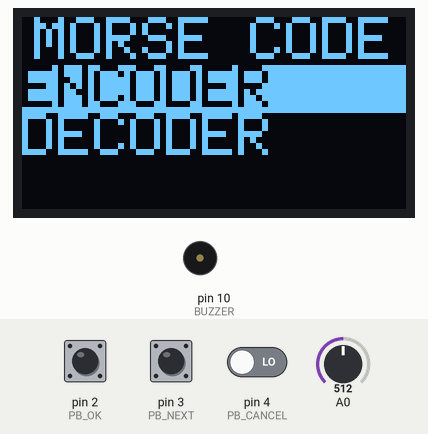
Simulated run of this sketch. Board: Arduino Uno, built with avr-gcc and run on an emulated ATmega328P. On the bench: 128×64 one-colour display, buzzer (waves = sounding). The inputs (shaded band) are chosen by the test bench; at power-on: pin 4 (PB_CANCEL) LOW, pin 2 (PB_OK) LOW, pin 3 (PB_NEXT) LOW, A0 = 512. The display library's start-up logo is not drawn; what the sketch prints to the serial monitor is not drawn.

Above: at 1.2 s.
2.3 s: pin 4 (PB_CANCEL) driven HIGH
At 3.8 s:
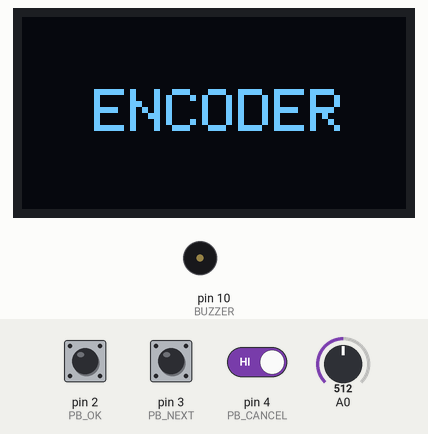
At 6.2 s:
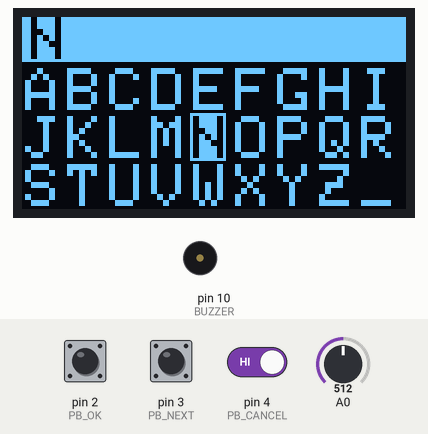
6.3 s: pin 2 (PB_OK) pulled HIGH for 3.2 s
At 9.79 s:
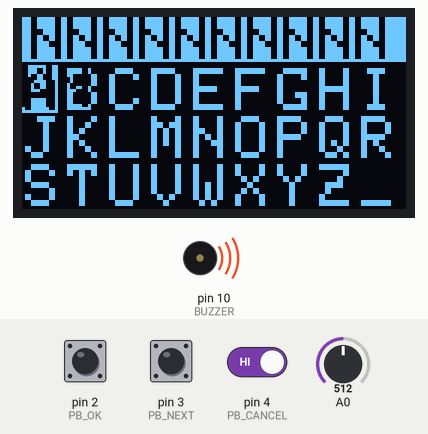
Timing chart, 0 to 26.3 s (numbered marks = the images above; inputs shaded):
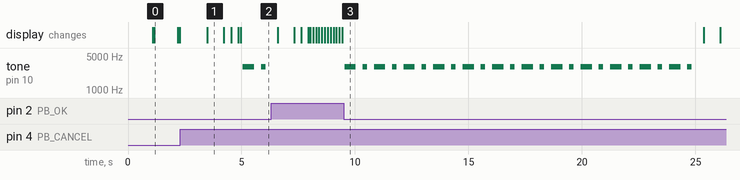

Measured:
- after the input at 2.3 s, tone on pin 10 (BUZZER): silent → 3000 Hz after 2.8 s, → silent 0.50 s later, → 3000 Hz 0.30 s later, → silent 0.20 s later; the display: changes after 1.2 s (image 1)
- after the input at 6.3 s, tone on pin 10 (BUZZER): silent → 3000 Hz after 3.2 s, then repeats every 1.3 s: silent 0.30 s, 3000 Hz 0.20 s, silent 0.30 s, 3000 Hz 0.50 s, until it stays silent from 24.8 s
- what the display in image 0 shows lasts 1.0 s, from 1.2 s to 2.2 s
- what the display in image 1 shows lasts 0.7 s, from 3.5 s to 4.2 s

The sketch:

test1.ino
```cpp
#include <Wire.h>
#include <Adafruit_GFX.h>
#include <Adafruit_SSD1306.h>
#include <avr/pgmspace.h>

#define PB_OK 2
#define PB_NEXT 3
#define PB_CANCEL 4
#define TX 5
#define RX 6
#define BUZZER 10

#define ButtonDebounceTime 200

int POT = analogRead(A0);
//int DATA = analogRead(A1);

// Set up variables
int analogPin1 = A1;
int analogPin2 = A2;
const int threshold = 500;
String morseCode = "";
String message = "";
unsigned long startTime = 0;
const int ditValue = 100;
const int dahValue = 300;
const int symbolSpace = 100;
const int letterSpace = 300;
const int wordSpace = 700;
const int stop = 2000;

///////////////////////////////////////////////////////////////////

char Letters[27] = "ABCDEFGHIJKLMNOPQRSTUVWXYZ_";

// Array holding all Morse code letter dot dash combinations

const PROGMEM char MorseCode[26][6] = {
  {'.', '-', 'x', 'x', 'x', 'A'},
  {'-', '.', '.', '.', 'x', 'B'},
  {'-', '.', '-', '.', 'x', 'C'},
  {'-', '.', '.', 'x', 'x', 'D'},
  {'.', 'x', 'x', 'x', 'x', 'E'},
  {'.', '.', '-', '.', 'x', 'F'},
  {'-', '-', '.', 'x', 'x', 'G'},
  {'.', '.', '.', '.', 'x', 'H'},
  {'.', '.', 'x', 'x', 'x', 'I'},
  {'.', '-', '-', '-', 'x', 'J'},
  {'-', '.', '-', 'x', 'x', 'K'},
  {'.', '-', '.', '.', 'x', 'L'},
  {'-', '-', 'x', 'x', 'x', 'M'},
  {'-', '.', 'x', 'x', 'x', 'N'},
  {'-', '-', '-', 'x', 'x', 'O'},
  {'.', '-', '-', '.', 'x', 'P'},
  {'-', '-', '.', '-', 'x', 'Q'},
  {'.', '-', '.', 'x', 'x', 'R'},
  {'.', '.', '.', 'x', 'x', 'S'},
  {'-', 'x', 'x', 'x', 'x', 'T'},
  {'.', '.', '-', 'x', 'x', 'U'},
  {'.', '.', '.', '-', 'x', 'V'},
  {'.', '-', '-', '.', 'x', 'X'},
  {'-', '-', '.', '-', 'x', 'Y'},
  {'.', '-', '-', 'x', 'x', 'W'},
  {'.', '-', '.', 'x', 'x', 'Z'},
};

/*
  const PROGMEM String Morse_Code[26][2] = {
  {".", "E"},
  {"-", "T"},
  {"..", "I"},
  {".-", "A"},
  {"-.", "N"},
  {"--", "M"},
  {"...", "S"},
  {"..-", "U"},
  {".-.", "R"},
  {".--", "W"},
  {"-..", "D"},
  {"-.-", "K"},
  {"--.", "G"},
  {"---", "O"},
  {"....", "H"},
  {"...", "V"},
  {"..-.", "F"},
  {".-..", "L"},
  {".--.", "P"},
  {".---", "J"},
  {"-...", "B"},
  {".--", "X"},
  {"-.-.", "C"},
  {"--.", "Y"},
  {".-", "Z"},
  {"--.-", "Q"},
  };
*/


// Variables capturing current and newly calculated position on the letter board (Values 0-26)
int New_Position = 0;
int Old_Position = 0;

// Variable capturing Potentimeter read (Values 0 1023)
int Pot_read = 0;

// Variable used for calculating moving average of potentiometer reading to stabilise the input
int Count_For_Moving_Average = 0;

// String variable holding the text to transmit
String To_Transmit = "";

// Length of the text to transmit
int To_Transmit_Length = 0;

////////////////////////////////////////////////////////////////

#define SCREEN_WIDTH 128
#define SCREEN_HEIGHT 64
#define OLED_RESET -1
#define SCREEN_ADDRESS 0x3c

Adafruit_SSD1306 display(SCREEN_WIDTH, SCREEN_HEIGHT, &Wire, OLED_RESET);

String modes[] = {"ENCODE", "DECODE"};
int mode = 0;

void setup() {
  pinMode(BUZZER, OUTPUT);
  pinMode(PB_OK, INPUT);
  pinMode(PB_NEXT, INPUT);
  pinMode(PB_CANCEL, INPUT);
  pinMode(RX, OUTPUT);
  pinMode(TX, OUTPUT);

  //int POT = analogRead(A0);

  // put your setup code here, to run once:
  Serial.begin(9600);

  //SSD1306_SWITCHCAPVCC = generate display voltage from 3.3V internally
  if (!display.begin(SSD1306_SWITCHCAPVCC, SCREEN_ADDRESS)) {
    Serial.println(F("SSD1306 allocation failed!"));
    for (;;);
  }

  //show the display buffer on the screen. You MUST call display() after
  // drawing commands to make them visible on screen!
  display.display();
  delay(1000);
}

void loop() {
  // put your main code here, to run repeatedly:
  display.clearDisplay();

  print_line("MORSE CODE", 4, 0, 2);
  print_line("ENCODER", 0, 16, 2);
  print_line("DECODER", 0, 32, 2);
  display.fillRect(0, 16, 128, 16, SSD1306_INVERSE);
  display.display();
  delay(1000);
  select_mode();

}

void print_line(String text, int column, int row, int text_size) {

  display.setTextSize(text_size);
  display.setTextColor(SSD1306_WHITE);
  display.setCursor(column, row); //(column, row)
  display.println(text);

  display.display(); //call this function to display the message on the display
}

void dot() {
  digitalWrite(BUZZER, HIGH);
  delay(200);
  digitalWrite(BUZZER, LOW);
}

void dash() {
  digitalWrite(BUZZER, HIGH);
  delay(600);
  digitalWrite(BUZZER, LOW);
}

int wait_for_button_press() {
  while (true) {
    if (digitalRead(PB_OK) == LOW) {
      delay(ButtonDebounceTime);
      return PB_OK;
    }

    else if (digitalRead(PB_NEXT) == LOW) {
      delay(ButtonDebounceTime);
      return PB_NEXT;
    }
  }
}

void select_mode() {
  while (digitalRead(PB_CANCEL) == HIGH) {
    int pressed = wait_for_button_press();
    if (pressed == PB_NEXT) {
      //delay(200);
      mode += 1;
      mode %= 2;
      display.fillRect(0, 16, 128, 32, SSD1306_INVERSE);
      display.display();

      //display.fillRect(x-coordinate, y-coordinate, width, height, SSD1306_INVERSE);
    }

    else if (pressed == PB_OK) {
      run_mode(mode);
    }
  }
}

void run_mode(int mode) {
  while (mode == 0 && (digitalRead(PB_CANCEL) == HIGH)) {
    display.clearDisplay();
    print_line("ENCODER", 24, 24, 2);
    delay(700);
    display.clearDisplay();
    display.fillRect(0, 0, 128, 15, SSD1306_INVERSE);
    for (int j = 0; j < 3; j++) {
      for (int i = 0; i < 9; i++) {
        display.setCursor(i * 12 + 2 * i + 1, j * 16 + 17);
        display.println(Letters[i + j * 9]);
        display.display();
      }
    }
    display.fillRect(0, 16, 12, 16, SSD1306_INVERSE);
    To_Transmit = "";
    To_Transmit_Length = 0;
    select_letter();
    delay(200);
  }

  while (mode == 1 && (digitalRead(PB_CANCEL) == HIGH)) {
    display.clearDisplay();
    print_line("DECODER", 24, 24, 2);
    delay(700);
    read_audio_level();
  }
}

//------------------------------------------ENCODER----------------------------------------------
int select_letter() {
  while (digitalRead(PB_CANCEL) == HIGH) {
    int no_of_cycles = 10;
    while (Count_For_Moving_Average <= no_of_cycles) {
      // Increase Count_For_Moving_Average 30 times before calcluating moving average
      Count_For_Moving_Average++;

      Pot_read = Pot_read + analogRead(POT);
      if (Count_For_Moving_Average == no_of_cycles) {
        // Calculate moving average for 30 potentiometer reads
        // Without calculating moving average reads are to volatile
        Pot_read = (int)Pot_read / no_of_cycles;


        // As potentiometer read was not stable around 0 and 1023 values
        // Here is the code to fix it and make sure that values 0 and 26 are properly mapped
        // Between values 101 and 899 the potentiometer read is mapped to the range 0,26
        // New_Position is the new position calculated on the letter board corresponding to
        //potentiometer read

        if (Pot_read < 100 or Pot_read == 100) {
          New_Position = 0;
        }
        else if (Pot_read > 100 or Pot_read < 900) {
          New_Position = map(Pot_read, 101, 899, 0, 26);
        }
        if (Pot_read > 900 or Pot_read == 900) {
          New_Position = 26;
        }

        // If new position differes fro the previous one
        // remove highlight from the old one and Highlight a new one
        // New position becomes also the current position now
        if (Old_Position != New_Position) {
          Highlight_letter (New_Position, Old_Position);
          Old_Position = New_Position;
        }

        if (digitalRead(PB_NEXT) == LOW) {
          To_Transmit = To_Transmit + Letters[New_Position];
          To_Transmit_Length++;
          display.setCursor(3, 0);
          display.setTextColor(BLACK);
          display.fillRect(0, 0, 128, 15, SSD1306_WHITE);
          display.println(To_Transmit);
          display.display();
          delay(100);
        }
      }
    }

    if (digitalRead(PB_OK) == LOW) {
      Serial.print(F("To transmit - "));
      Serial.println(To_Transmit);
      char char_to_transmit[To_Transmit.length()];
      strcpy(char_to_transmit, To_Transmit.c_str());
      for (int i = 0; i < To_Transmit_Length; i++ ) {
        //Serial.print("Letter to be played - ");
        //Serial.println(F("Entering play letter to transmitt a new letter"));
        Play_Letter(char_to_transmit[i]);
      }
      To_Transmit = "";
      To_Transmit_Length = 0;
      Serial.print("To transmit length - ");
      Serial.println(To_Transmit_Length);
      break;
    }

    // reset Count_For_Moving_Average and Pot_read to start calculating the new moving average
    Count_For_Moving_Average = 0;
    Pot_read = 0;
  }
}

void Highlight_letter(int New_Pos, int Old_Pos) {
  // When position changes from Old_Pos to New_Pos
  // Draw the inverse rect in the Old_pos to deactivate  the highlight in the old spot
  // Draw the inverse rect to Highlite the new spot
  int X_pos;
  int Y_pos;

  // Calculate X and Y coordinates of the New_Pos on the letter board
  X_pos = New_Pos - ((int)New_Pos / 9) * 9;
  Y_pos = (int)New_Pos / 9;

  // Displaying Inverse rect
  display.fillRect(X_pos * 12 + 2 * X_pos, Y_pos * 16 + 16, 12, 16, SSD1306_INVERSE);

  // Calculate X and Y coordinates of the Old_Pos on the letter board
  X_pos = Old_Pos - ((int)Old_Pos / 9) * 9;
  Y_pos = (int)Old_Pos / 9;
  // Displaying Inverse rect
  display.fillRect(X_pos * 12 + 2 * X_pos, Y_pos * 16 + 16, 12, 16, SSD1306_INVERSE);
  display.display();
}

// Play/Display Morse code representation of the letter
void Play_Letter (char Letter) {

  // searching in MorseCode array for the corresponding letter
  if (Letter == '_') {
    delay(1000);
  }

  else {
    for (int j = 0; j < 26; j++) {
      //Serial.print(j);
      // Necessary casts and dereferencing.
      char c = pgm_read_byte(&(MorseCode[j][5]));
      //Serial.print(c);

      if (c == Letter) {
        //Serial.println("Matched!");
        // if the right letter is detected run Play_Dot_Dash for . or -

        for (int k = 0; k < 4; k++) {
          char c = pgm_read_byte(&(MorseCode[j][k]));
          if (c != 'x') {
            //Serial.print("J = ");
            //Serial.print(j);
            //Serial.print(" K = ");
            //Serial.print(k);
            //Serial.print("  ");
            //Serial.println(c);
            Play_Dot_Dash(c);
          }
        }
      }
    }
  }
}

// Playing/Displaying . or -

void Play_Dot_Dash(char sign) {
  if (sign == '.') {
    //digitalWrite(5, 100);
    tone(BUZZER, 3000, 200);
    delay(500);
  }
  if (sign == '-') {
    //digitalWrite(5, 100);
    tone(BUZZER, 3000, 500);
    delay(800);
  }
}

//----------------------------------------DECODER--------------------------------------
void read_audio_level() {
  while(true){
  display.clearDisplay();
  int value = analogRead(analogPin1);
  print_line(String(value),0,0,2);
  //print_line(String(analogRead(analogPin2)),0,16,2);
  if (value > 0){
    print_line("yes",0,16,2);
  }
  }

  /*
  while (digitalRead(PB_CANCEL) == HIGH) {
    display.clearDisplay();
    print_line("Receiving...", 0, 0, 2);
    bool exit = false;
    unsigned long duration;
    int audioLevel = analogRead(analogPin1);

    while (true) {
      int reading = analogRead(analogPin1);

      if (reading >= threshold) {
        startTime = millis();
        digitalWrite(RX, HIGH);
        while (reading >= threshold) {
          reading = analogRead(analogPin1);
        }
        duration = millis() - startTime;
        digitalWrite(RX, LOW);

        if ((ditValue - 50) <= duration <= (ditValue + 50)) {
          morseCode += ".";
        }
        else if ((dahValue - 50) <= duration <= (dahValue + 50)) {
          morseCode += "-";
        }
      }

      else if ((reading < threshold)) {
        startTime = millis();
        while (reading < threshold) {
          reading = analogRead(analogPin1);
          duration = millis() - startTime;
          if (duration > stop) {
            decodeMorse();
            display.clearDisplay();
            print_line("Complete", 0, 0, 2);
            print_line(message, 0, 16, 2);
            morseCode = "";
            message = "";
            exit = true;
            break;
          }
        }

        if ((symbolSpace - 50) <= duration <= (symbolSpace + 50)) {
          continue;
        }
        else if ((letterSpace - 50) <= duration <= (letterSpace + 50)) {
          decodeMorse();
        }
        else if ((wordSpace - 50) <= duration <= (wordSpace + 50)) {
          message += " ";
          display.clearDisplay();
          print_line(message, 0, 16, 2);
        }
      }

      if (exit) {
        break;
      }
    }
  } */
}


void decodeMorse() {
  /*
    for (int i = 0; i < 27; i++) {
    if (MorseCode[i][0] == morseCode) {
      message += MorseCode[i][1];
      display.clearDisplay();
      print_line(message, 0, 16, 2);
    }
    }
    morseCode = "";
  */
}
```
